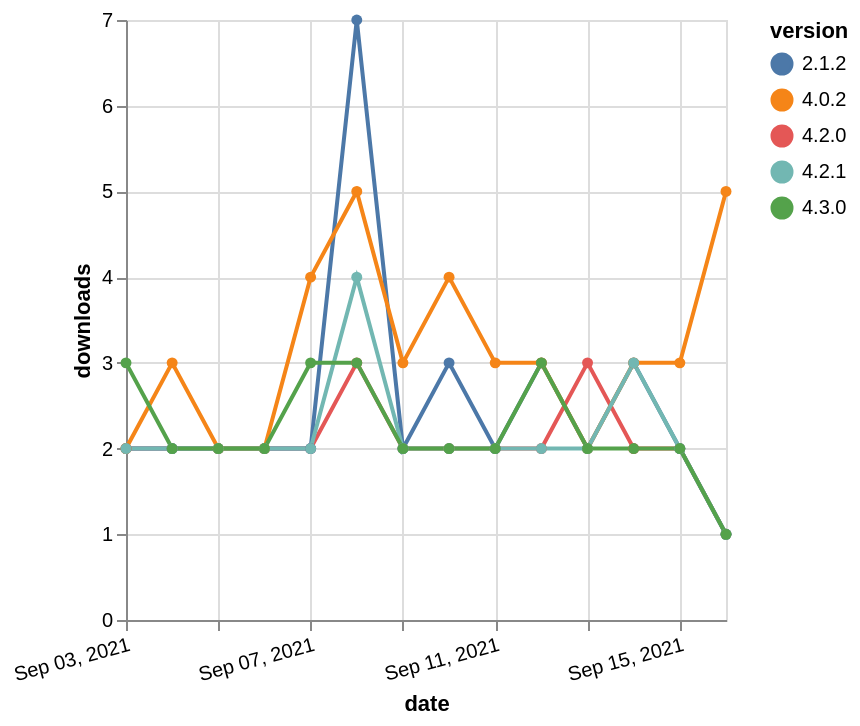

Here is the Vega-Lite specification saved for this chart:
### Vega-Lite specification from a JSON file in a GitHub repository (floating-point values rounded to 4 significant figures)
{"$schema": "https://vega.github.io/schema/vega-lite/v5.json", "description": "A simple bar chart with embedded data.", "data": {"values": [{"date": "2021-09-03", "total": 665, "delta": 2, "version": "4.2.0"}, {"date": "2021-09-04", "total": 667, "delta": 2, "version": "4.2.0"}, {"date": "2021-09-05", "total": 669, "delta": 2, "version": "4.2.0"}, {"date": "2021-09-06", "total": 671, "delta": 2, "version": "4.2.0"}, {"date": "2021-09-07", "total": 673, "delta": 2, "version": "4.2.0"}, {"date": "2021-09-08", "total": 676, "delta": 3, "version": "4.2.0"}, {"date": "2021-09-09", "total": 678, "delta": 2, "version": "4.2.0"}, {"date": "2021-09-10", "total": 680, "delta": 2, "version": "4.2.0"}, {"date": "2021-09-11", "total": 682, "delta": 2, "version": "4.2.0"}, {"date": "2021-09-12", "total": 684, "delta": 2, "version": "4.2.0"}, {"date": "2021-09-13", "total": 687, "delta": 3, "version": "4.2.0"}, {"date": "2021-09-14", "total": 689, "delta": 2, "version": "4.2.0"}, {"date": "2021-09-15", "total": 691, "delta": 2, "version": "4.2.0"}, {"date": "2021-09-16", "total": 692, "delta": 1, "version": "4.2.0"}, {"date": "2021-09-03", "total": 10112, "delta": 2, "version": "2.1.2"}, {"date": "2021-09-04", "total": 10114, "delta": 2, "version": "2.1.2"}, {"date": "2021-09-05", "total": 10116, "delta": 2, "version": "2.1.2"}, {"date": "2021-09-06", "total": 10118, "delta": 2, "version": "2.1.2"}, {"date": "2021-09-07", "total": 10120, "delta": 2, "version": "2.1.2"}, {"date": "2021-09-08", "total": 10127, "delta": 7, "version": "2.1.2"}, {"date": "2021-09-09", "total": 10129, "delta": 2, "version": "2.1.2"}, {"date": "2021-09-10", "total": 10132, "delta": 3, "version": "2.1.2"}, {"date": "2021-09-11", "total": 10134, "delta": 2, "version": "2.1.2"}, {"date": "2021-09-12", "total": 10137, "delta": 3, "version": "2.1.2"}, {"date": "2021-09-13", "total": 10139, "delta": 2, "version": "2.1.2"}, {"date": "2021-09-14", "total": 10142, "delta": 3, "version": "2.1.2"}, {"date": "2021-09-15", "total": 10144, "delta": 2, "version": "2.1.2"}, {"date": "2021-09-16", "total": 10145, "delta": 1, "version": "2.1.2"}, {"date": "2021-09-03", "total": 3909, "delta": 2, "version": "4.0.2"}, {"date": "2021-09-04", "total": 3912, "delta": 3, "version": "4.0.2"}, {"date": "2021-09-05", "total": 3914, "delta": 2, "version": "4.0.2"}, {"date": "2021-09-06", "total": 3916, "delta": 2, "version": "4.0.2"}, {"date": "2021-09-07", "total": 3920, "delta": 4, "version": "4.0.2"}, {"date": "2021-09-08", "total": 3925, "delta": 5, "version": "4.0.2"}, {"date": "2021-09-09", "total": 3928, "delta": 3, "version": "4.0.2"}, {"date": "2021-09-10", "total": 3932, "delta": 4, "version": "4.0.2"}, {"date": "2021-09-11", "total": 3935, "delta": 3, "version": "4.0.2"}, {"date": "2021-09-12", "total": 3938, "delta": 3, "version": "4.0.2"}, {"date": "2021-09-13", "total": 3940, "delta": 2, "version": "4.0.2"}, {"date": "2021-09-14", "total": 3943, "delta": 3, "version": "4.0.2"}, {"date": "2021-09-15", "total": 3946, "delta": 3, "version": "4.0.2"}, {"date": "2021-09-16", "total": 3951, "delta": 5, "version": "4.0.2"}, {"date": "2021-09-03", "total": 659, "delta": 2, "version": "4.2.1"}, {"date": "2021-09-04", "total": 661, "delta": 2, "version": "4.2.1"}, {"date": "2021-09-05", "total": 663, "delta": 2, "version": "4.2.1"}, {"date": "2021-09-06", "total": 665, "delta": 2, "version": "4.2.1"}, {"date": "2021-09-07", "total": 667, "delta": 2, "version": "4.2.1"}, {"date": "2021-09-08", "total": 671, "delta": 4, "version": "4.2.1"}, {"date": "2021-09-09", "total": 673, "delta": 2, "version": "4.2.1"}, {"date": "2021-09-10", "total": 675, "delta": 2, "version": "4.2.1"}, {"date": "2021-09-11", "total": 677, "delta": 2, "version": "4.2.1"}, {"date": "2021-09-12", "total": 679, "delta": 2, "version": "4.2.1"}, {"date": "2021-09-13", "total": 681, "delta": 2, "version": "4.2.1"}, {"date": "2021-09-14", "total": 684, "delta": 3, "version": "4.2.1"}, {"date": "2021-09-15", "total": 686, "delta": 2, "version": "4.2.1"}, {"date": "2021-09-16", "total": 687, "delta": 1, "version": "4.2.1"}, {"date": "2021-09-03", "total": 141, "delta": 3, "version": "4.3.0"}, {"date": "2021-09-04", "total": 143, "delta": 2, "version": "4.3.0"}, {"date": "2021-09-05", "total": 145, "delta": 2, "version": "4.3.0"}, {"date": "2021-09-06", "total": 147, "delta": 2, "version": "4.3.0"}, {"date": "2021-09-07", "total": 150, "delta": 3, "version": "4.3.0"}, {"date": "2021-09-08", "total": 153, "delta": 3, "version": "4.3.0"}, {"date": "2021-09-09", "total": 155, "delta": 2, "version": "4.3.0"}, {"date": "2021-09-10", "total": 157, "delta": 2, "version": "4.3.0"}, {"date": "2021-09-11", "total": 159, "delta": 2, "version": "4.3.0"}, {"date": "2021-09-12", "total": 162, "delta": 3, "version": "4.3.0"}, {"date": "2021-09-13", "total": 164, "delta": 2, "version": "4.3.0"}, {"date": "2021-09-14", "total": 166, "delta": 2, "version": "4.3.0"}, {"date": "2021-09-15", "total": 168, "delta": 2, "version": "4.3.0"}, {"date": "2021-09-16", "total": 169, "delta": 1, "version": "4.3.0"}]}, "width": "container", "mark": {"type": "line", "point": {"filled": true}}, "encoding": {"x": {"field": "date", "type": "temporal", "timeUnit": "yearmonthdate", "title": "date", "axis": {"labelAngle": -15}}, "y": {"field": "delta", "type": "quantitative", "title": "downloads"}, "color": {"field": "version", "type": "nominal"}, "tooltip": {"field": "delta"}}}
